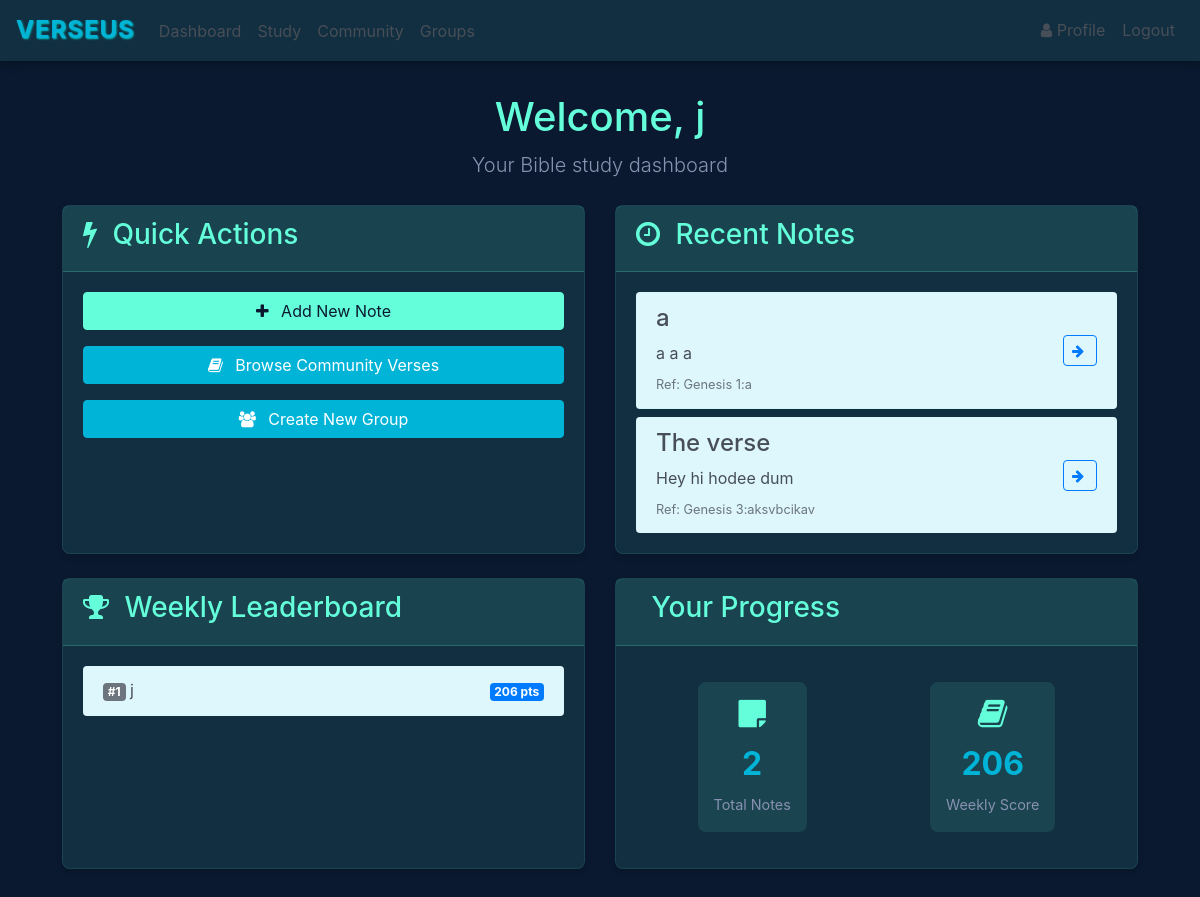
The page /home (signed in) on the database as committed earlier.
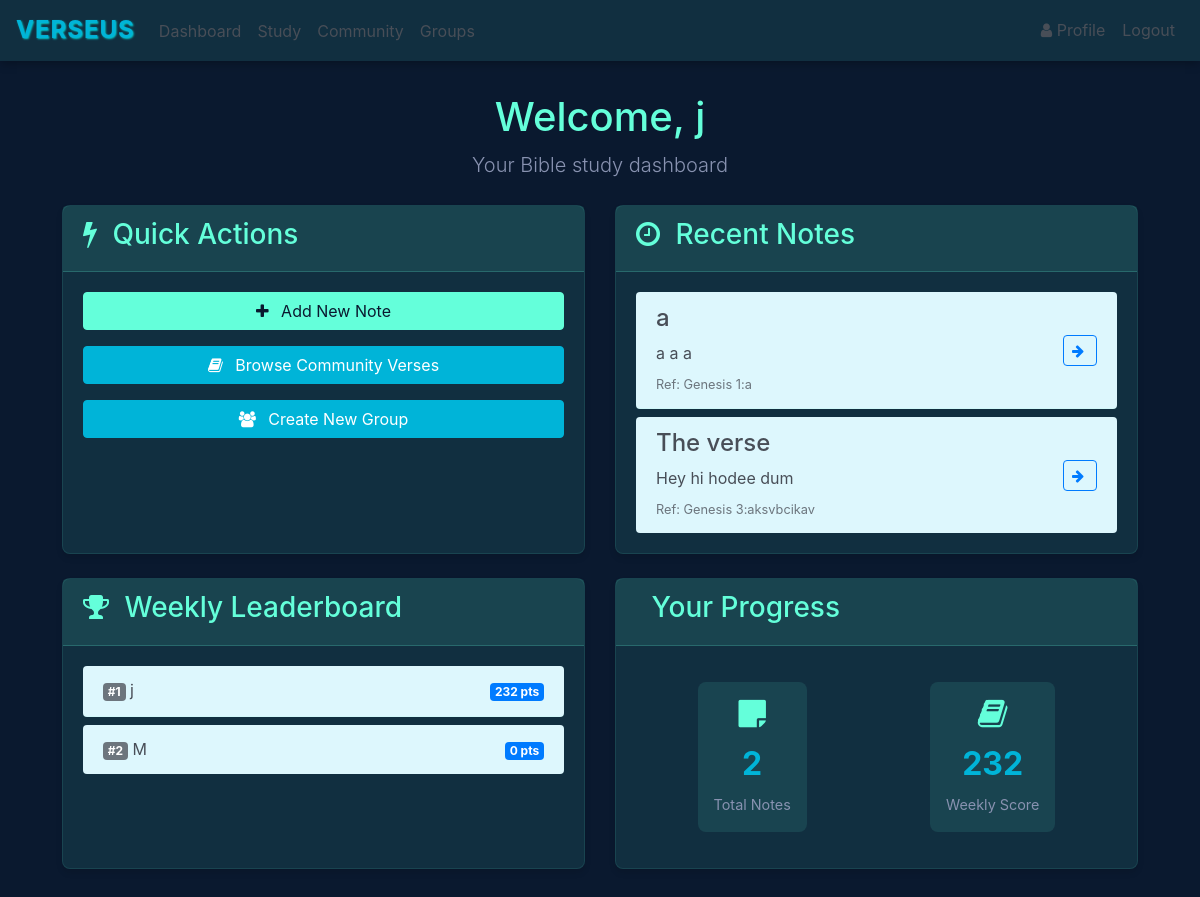
The same page on the database as committed later.
### website/models.py (models this page shows)
class User(db.Model, UserMixin):
    id = db.Column(db.Integer, primary_key=True)
    email = db.Column(db.String(150), unique=True)
    first_name = db.Column(db.String(150))
    password = db.Column(db.String(150))
    score = db.Column(db.Integer)
    role = db.Column(Enum(UserRole), default=UserRole.USER)
    weekly_score = db.Column(db.Integer, default=0)
    notes = db.relationship('Note')
    groups = db.relationship('Group', secondary='user_groups_association', back_populates='members')
    lifetime_score = db.Column(db.Integer, default=0)

### website/views.py (the view)
@views.route('/home', methods=['GET'])
@login_required
def home():
    books_of_the_bible = [
    "Genesis", "Exodus", "Leviticus", "Numbers", "Deuteronomy",
    "Joshua", "Judges", "Ruth", "1 Samuel", "2 Samuel",
    "1 Kings", "2 Kings", "1 Chronicles", "2 Chronicles", "Ezra",
    "Nehemiah", "Esther", "Job", "Psalms", "Proverbs",
    "Ecclesiastes", "Song of Solomon", "Isaiah", "Jeremiah", "Lamentations",
    "Ezekiel", "Daniel", "Hosea", "Joel", "Amos",
    "Obadiah", "Jonah", "Micah", "Nahum", "Habakkuk",
    "Zephaniah", "Haggai", "Zechariah", "Malachi",
    "Matthew", "Mark", "Luke", "John", "Acts",
    "Romans", "1 Corinthians", "2 Corinthians", "Galatians", "Ephesians",
    "Philippians", "Colossians", "1 Thessalonians", "2 Thessalonians", "1 Timothy",
    "2 Timothy", "Titus", "Philemon", "Hebrews", "James",
    "1 Peter", "2 Peter", "1 John", "2 John", "3 John",
    "Jude", "Revelation"]
    users = User.query.with_entities(User.first_name, User.weekly_score).order_by(User.weekly_score.desc()).limit(10).all()
    return render_template("home.html", user=current_user, books=books_of_the_bible, users=users)

### website/templates/home.html (shortened to what the changed rows need)
{% extends "base.html" %}
{% block content %}
<div class="dashboard-header mb-4">
    <h1>Welcome, {{ user.first_name }}</h1>
    <p class="lead">Your Bible study dashboard</p>
</div>
<div class="row">
    <div class="col-md-6 mb-4">
        <div class="card h-100">
            <div class="card-body">
                {% if users %}
                <div class="list-group list-group-flush leaderboard-list">
                    {% for user in users %}
                    <div class="list-group-item">
                        <div class="d-flex justify-content-between align-items-center">
                            <div class="user-info">
                                <span class="badge bg-secondary me-2">#{{ loop.index }}</span>
                                {{ user.first_name }}
                            </div>
                            <div class="score">
                                <span class="badge bg-primary">{{ user.weekly_score }} pts</span>
                            </div>
                        </div>
                    </div>
                    {% endfor %}
                </div>
                {% else %}
                <p class="text-muted">No users have scored points yet this week!</p>
                {% endif %}
            </div>
        </div>
    </div>
    <div class="col-md-6 mb-4">
        <div class="card h-100">
            <div class="card-body">
                <div class="stats-container">
                    <div class="stat-item">
                        <i class="fa fa-book"></i>
                        <div class="stat-value">{{ user.weekly_score }}</div>
                        <div class="stat-label">Weekly Score</div>
                    </div>
                </div>
            </div>
        </div>
    </div>
</div>
{% endblock %}

Rows that differ between the two databases and show on the page:
changed User: weekly_score "206" → "232"
Other text that changed with them:
new list line: "# 1 j 232 pts"
new list line: "# 2 M 0 pts"
list line gone: "# 1 j 206 pts"
